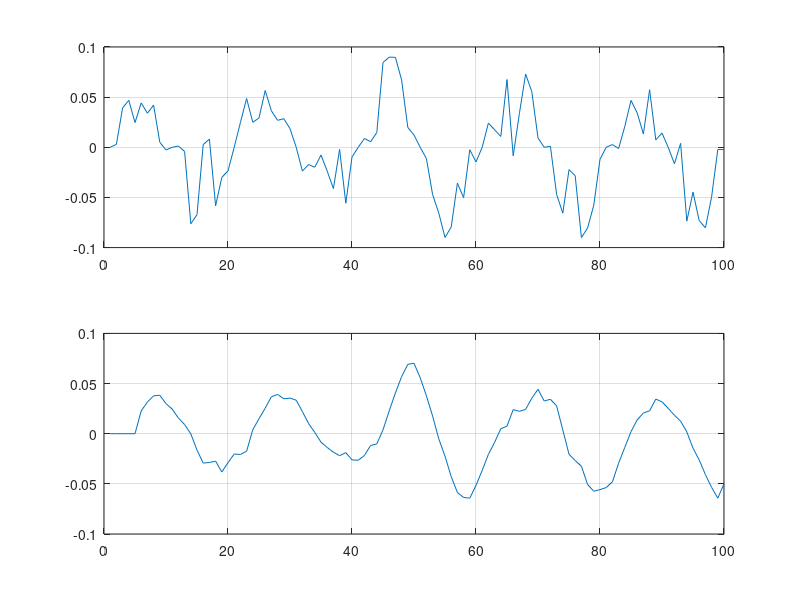

Source code (MATLAB):
clear;

Fs = 10;
ts = 0: 1/Fs : 10-1/Fs;
N = length(ts);

% Параметры случайного сигнала.
a = -0.01;
b = 0.1;

x = (a + (b - a) * rand(1, N)).*sin(2*pi*0.5*ts);

% Функция Дирака
%x = zeros(N);
%x(5) = 1;

subplot(2,1,1);
plot(x); grid on;

y = zeros(1,N+6);
for i = 6 : length(x)
   y(i) = (x(i-1) + x(i-2) + x(i-3) + x(i-4) + x(i-5))*1/5;
end

subplot(2,1,2);
plot(y(1:100)); grid on;
